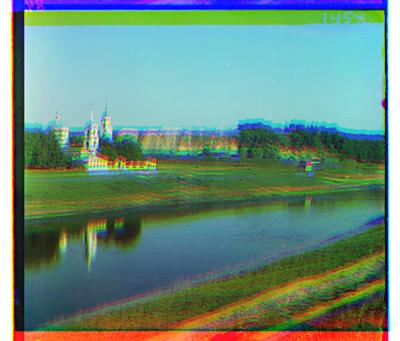
#> input picture image005.jpg, 400 x 341 px
$ python main.py
#> lines starting #> are read from the running program, lines starting #| are printed output that depends on the picture
# CS194-26 (CS294-26): Project 1 starter Python code

# these are just some suggested libraries
# instead of scikit-image you could use matplotlib and opencv to read, write, and display images

import numpy as np
import skimage as sk
import skimage.io as skio

from skimage.transform import rescale
from matplotlib import pyplot as plt

def align_ms(u, v):
    tempU = rescale(u, .25)
    tempV = rescale(v, .25)

    al, x1, y1 = align_ss(tempU,tempV, 20)
    print("25%")

    tempU = rescale(u, .5)
    tempV = rescale(v, .5)
    tempU = np.roll(tempU, (x1*2), axis=0)
    tempU = np.roll(tempU, (y1*2), axis=1)

    al, x2, y2 = align_ss(tempU,tempV, 10)
    print("50%")

    tempU = u
    tempV = v
    tempU = np.roll(tempU, ((x2*2)+(x1*4)), axis=0)
    tempU = np.roll(tempU, ((y2*2)+(y1*4)), axis=1)

    al, x, y = align_ss(tempU,tempV, 5)
    print("100%")

    return al

# find the best allignment of two channels, Single Scale, rng is the range of pixels the channels will slide in both directions
# range should be positive
def align_ss(u, v, rng):
    # start with max value
    lowScore = 999999999

    #check a 30 pixel range in x and y direction
    for x in range(-1*(rng), (rng+1)):
        for y in range(-1*(rng), (rng+1)):
            temp = np.roll(u, x, axis=0)
            temp = np.roll(temp, y, axis=1)
            score = np.sum( (temp-v)**2)
            if(score < lowScore):
                lowScore = score
                bestX = x
                bestY = y
    print('Best x: '+ str(bestX))
    print('Best Y: '+ str(bestY))
    temp = np.roll(u, bestX, axis=0)
    temp = np.roll(temp, bestY, axis=1)
    return temp, bestX, bestY

# name of the input file
#imname = './data/01047u.jpg'
imname = input("Enter image path: ")
#> the answer given: image005.jpg

# read in the image
im = skio.imread(imname)
#> im is the input picture: shape (341, 400, 3); mean R, G, B 106.7, 139.2, 125.7

# convert to double (might want to do this later on to save memory)
im = sk.img_as_float(im)

# compute the height of each part (just 1/3 of total)
height = int(np.floor(im.shape[0] / 3.0))
#> height = 113

# separate color channels
b = im[:height]
g = im[height: 2*height]
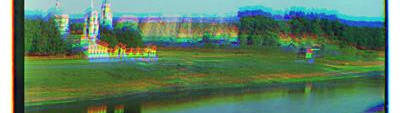
#> g: shape (113, 400, 3) float64; mean R, G, B 0.367, 0.503, 0.398
r = im[2*height: 3*height]
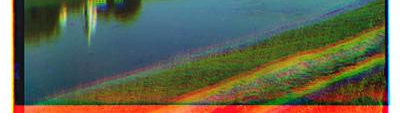
#> r: shape (113, 400, 3) float64; mean R, G, B 0.381, 0.401, 0.318

# align the images
# functions that might be useful for aligning the images include:
# np.roll, np.sum, sk.transform.rescale (for multiscale)

# single scale
#ag, x, y = align_ss(g, b, 15)
#ar, x, y = align_ss(r, b, 15)

# multi scale
ag = align_ms(g, b)
#> in align_ms, `tempV = rescale(v, .25)`:
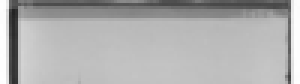
#> tempV: shape (28, 100, 1) float64 (shown 3 times larger); min 0.14, max 0.998, mean 0.686
#> after the loop in align_ss, `for x in range(-1*(rng), (rng+1)):`: bestX = -7; bestY = 0; lowScore = 256.2
#| Best x: -7
#| Best Y: 0
#> in align_ms, `al, x1, y1 = align_ss(tempU,tempV, 20)`: x1 = -7; y1 = 0
#| Best x: -3
#| Best Y: 0
#> in align_ms, `al, x2, y2 = align_ss(tempU,tempV, 10)`: x2 = -3; y2 = 0
#> in align_ms, `tempU = np.roll(tempU, ((x2*2)+(x1*4)), axis=0)`:
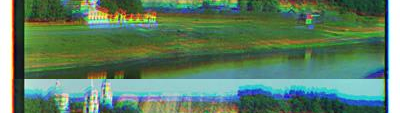
#> tempU: shape (113, 400, 3) float64; mean R, G, B 0.367, 0.503, 0.398
#> call 3 of align_ss, with rng = 5
#> after the loop in align_ss (call 3), `for x in range(-1*(rng), (rng+1)):`: bestX = -2; bestY = 0; lowScore = 17703.8
#| Best x: -2
#| Best Y: 0
#> in align_ss (call 3), `temp = np.roll(u, bestX, axis=0)`:
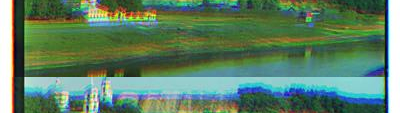
#> temp: shape (113, 400, 3) float64; mean R, G, B 0.367, 0.503, 0.398
#> in align_ms, `al, x, y = align_ss(tempU,tempV, 5)`: x = -2; y = 0
ar = align_ms(r, b)
#| Best x: -19
#| Best Y: 0
#> in align_ms (call 2), `al, x1, y1 = align_ss(tempU,tempV, 20)`: x1 = -19
#| Best x: -1
#| Best Y: 0
#> in align_ms (call 2), `al, x2, y2 = align_ss(tempU,tempV, 10)`: x2 = -1
#> in align_ms (call 2), `tempU = np.roll(tempU, ((x2*2)+(x1*4)), axis=0)`:
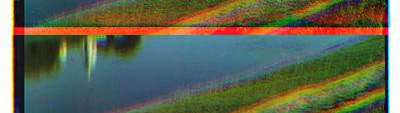
#> tempU: shape (113, 400, 3) float64; mean R, G, B 0.381, 0.401, 0.318
#> after the loop in align_ss (call 6), `for x in range(-1*(rng), (rng+1)):`: bestX = -2; bestY = -1; lowScore = 23392.7
#| Best x: -2
#| Best Y: -1
#> in align_ss (call 6), `temp = np.roll(temp, bestY, axis=1)`:
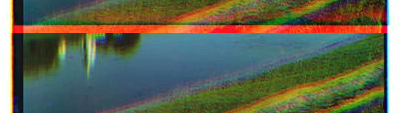
#> temp: shape (113, 400, 3) float64; mean R, G, B 0.381, 0.401, 0.318
#> in align_ms (call 2), `al, x, y = align_ss(tempU,tempV, 5)`: y = -1

# create a color image
im_out = np.dstack([ar, ag, b])
im_base = np.dstack([r,g,b])

# save the image
fname = '/out_path/out_fname.jpg'
#skio.imsave(fname, im_out)

# display the image
#> (the run stopped early here; a loop or call above may not have finished)

$ run again, on image007.jpg
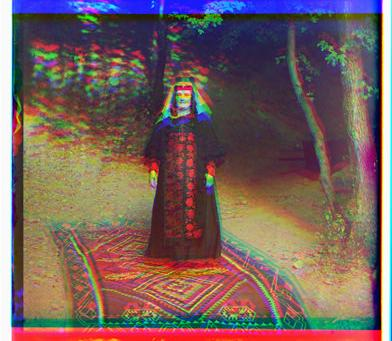
#> input picture image007.jpg, 392 x 341 px
#> im is the input picture: shape (341, 392, 3); mean R, G, B 119.1, 96.8, 92.9
#> after the loop in align_ss, `for x in range(-1*(rng), (rng+1)):`: bestX = 3; bestY = 0; lowScore = 66.04
#| Best x: 3
#| Best Y: 0
#> x1 = 3; y1 = 0
#| Best x: 0
#| Best Y: 0
#> in align_ms, `tempU = np.roll(tempU, ((x2*2)+(x1*4)), axis=0)`:
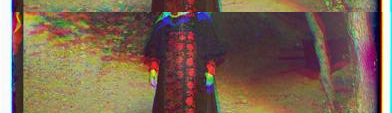
#> tempU: shape (113, 392, 3) float64; mean R, G, B 0.484, 0.397, 0.326
#| Best x: 0
#| Best Y: 0
#| Best x: -19
#| Best Y: 0
#| Best x: -8
#| Best Y: 0
#> after the loop in align_ss (call 6), `for x in range(-1*(rng), (rng+1)):`: bestX = -1; bestY = 0; lowScore = 12055.2
#| Best x: -1
#| Best Y: 0
#> in align_ss (call 6), `temp = np.roll(u, bestX, axis=0)`:
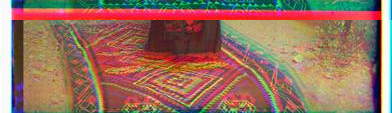
#> temp: shape (113, 392, 3) float64; mean R, G, B 0.593, 0.44, 0.373

$ run again, on image008.jpg
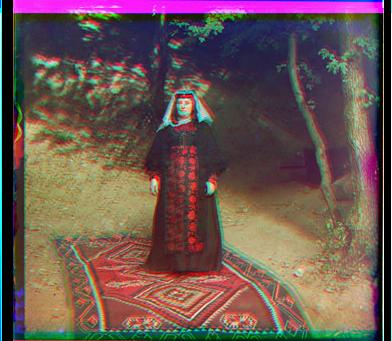
#> input picture image008.jpg, 392 x 341 px
#> im is the input picture: shape (341, 392, 3); mean R, G, B 107.8, 85.5, 81.7
#> after the loop in align_ss, `for x in range(-1*(rng), (rng+1)):`: bestX = 4; bestY = 0; lowScore = 68.81
#| Best x: 4
#| Best Y: 0
#> x1 = 4; y1 = 0
#| Best x: -1
#| Best Y: 0
#> x2 = -1; y2 = 0
#| Best x: 0
#| Best Y: 0
#| Best x: 6
#| Best Y: 0
#> x1 = 6
#| Best x: 10
#| Best Y: 0
#> x2 = 10
#> in align_ms (call 2), `tempU = np.roll(tempU, ((x2*2)+(x1*4)), axis=0)`:
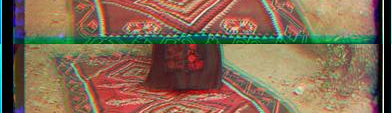
#> tempU: shape (113, 392, 3) float64; mean R, G, B 0.518, 0.415, 0.33
#> after the loop in align_ss (call 6), `for x in range(-1*(rng), (rng+1)):`: bestX = -5; bestY = 0; lowScore = 11118.1
#| Best x: -5
#| Best Y: 0
#> in align_ss (call 6), `temp = np.roll(u, bestX, axis=0)`:
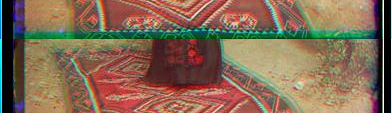
#> temp: shape (113, 392, 3) float64; mean R, G, B 0.518, 0.415, 0.33
#> x = -5

$ run again, on image009.jpg
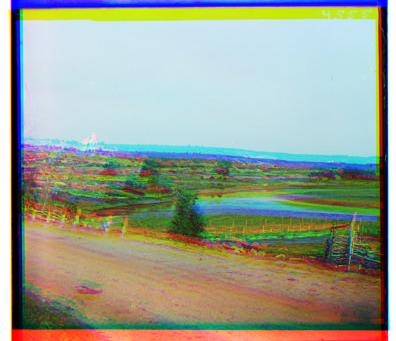
#> input picture image009.jpg, 396 x 341 px
#> im is the input picture: shape (341, 396, 3); mean R, G, B 154.1, 160.8, 145.8
#> after the loop in align_ss, `for x in range(-1*(rng), (rng+1)):`: bestX = 6; bestY = 0; lowScore = 261
#| Best x: 6
#| Best Y: 0
#> x1 = 6; y1 = 0
#| Best x: -2
#| Best Y: 0
#> x2 = -2; y2 = 0
#| Best x: 0
#| Best Y: 0
#| Best x: 5
#| Best Y: 0
#| Best x: -2
#| Best Y: 0
#> after the loop in align_ss (call 6), `for x in range(-1*(rng), (rng+1)):`: bestX = 1; bestY = -1; lowScore = 24036.4
#| Best x: 1
#| Best Y: -1
#> in align_ss (call 6), `temp = np.roll(temp, bestY, axis=1)`:
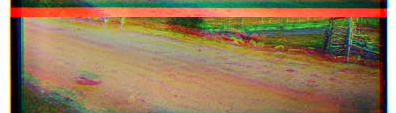
#> temp: shape (113, 396, 3) float64; mean R, G, B 0.575, 0.476, 0.346
